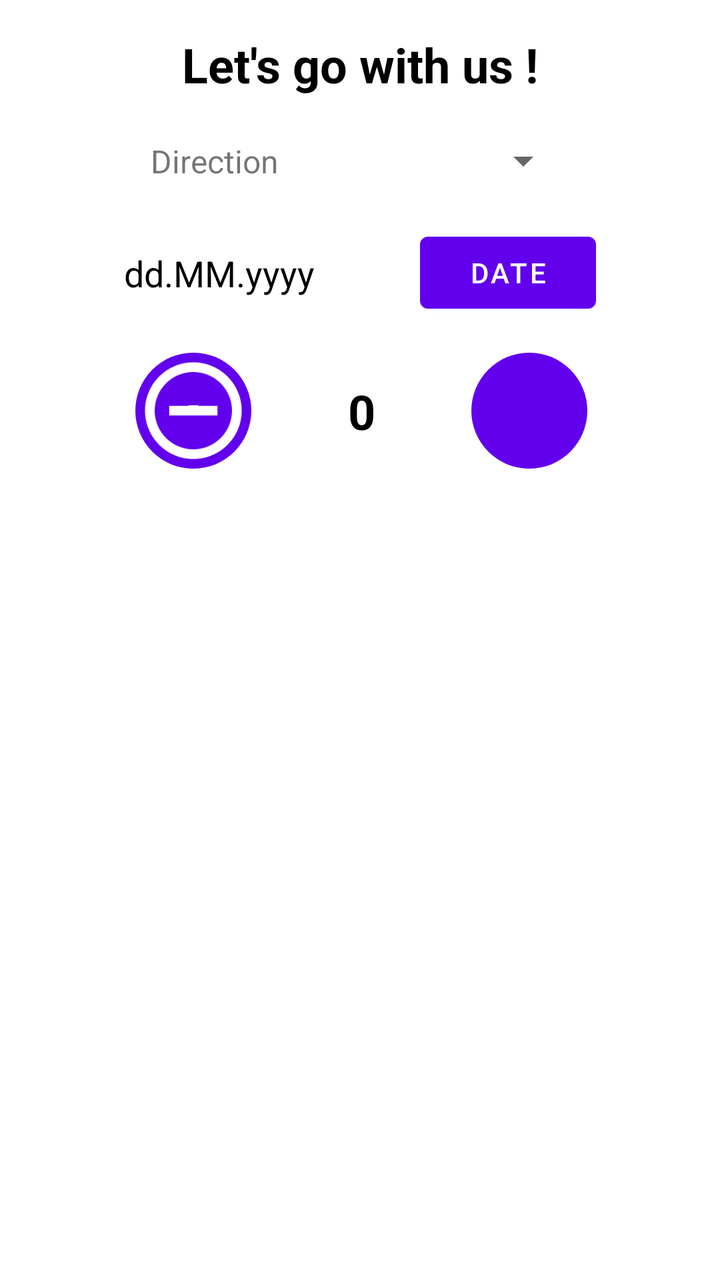
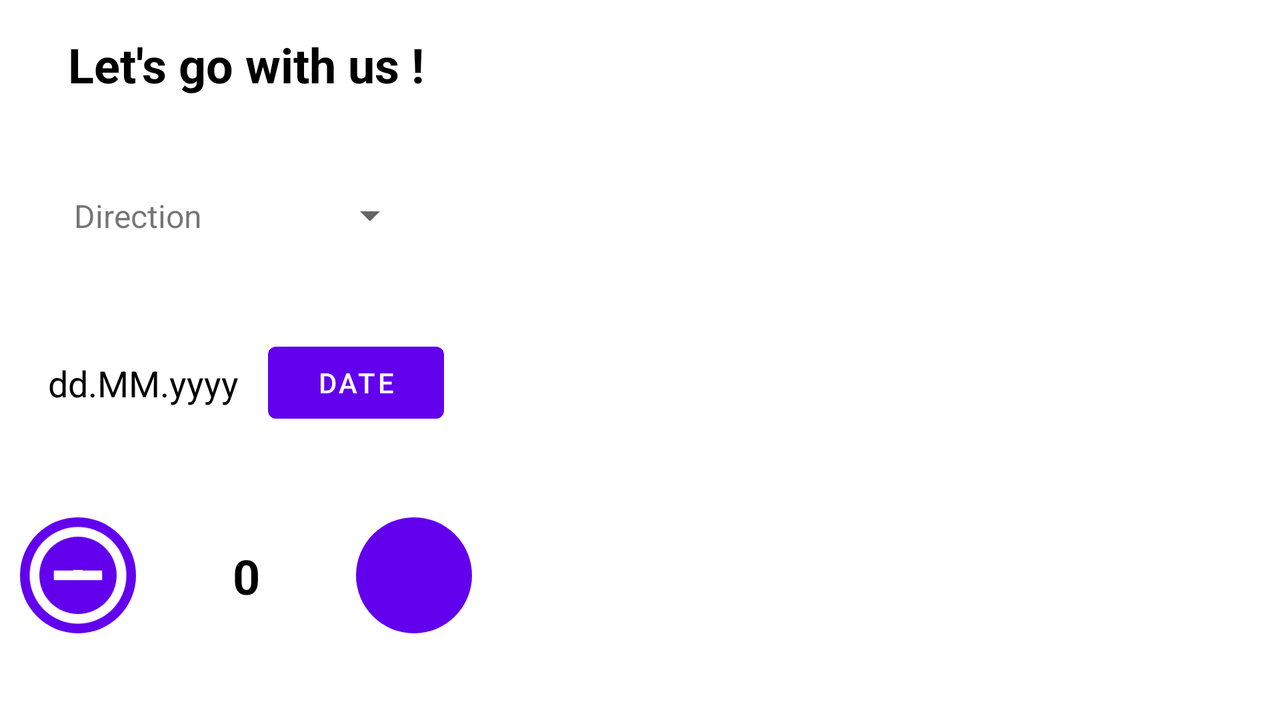

Compare how this app lays out the same screen by default and in its alternative resource folder. The renders come first, then the two layout files and the values they reference.
<!-- AndroidManifest.xml: application theme Theme.HW20221130 -->
<!-- res/layout/activity_list.xml -->
<?xml version="1.0" encoding="utf-8"?>
<androidx.constraintlayout.widget.ConstraintLayout xmlns:android="http://schemas.android.com/apk/res/android"
    xmlns:app="http://schemas.android.com/apk/res-auto"
    xmlns:tools="http://schemas.android.com/tools"
    android:layout_width="match_parent"
    android:layout_height="match_parent"
    android:layout_margin="8dp"
    tools:context=".ListActivity">

    <androidx.constraintlayout.widget.ConstraintLayout
        android:id="@+id/clSettings"
        android:layout_width="match_parent"
        android:layout_height="wrap_content"
        android:layout_marginStart="1dp"
        android:layout_marginEnd="1dp"
        app:layout_constraintEnd_toEndOf="parent"
        app:layout_constraintHorizontal_bias="1.0"
        app:layout_constraintStart_toStartOf="parent"
        app:layout_constraintTop_toTopOf="parent">

        <TextView
            android:id="@+id/tvGoWithUsTitle"
            android:layout_width="wrap_content"
            android:layout_height="wrap_content"
            android:layout_marginTop="8dp"
            android:text="@string/tvGoWithUsTitle"
            android:textColor="@color/black"
            android:textSize="24sp"
            android:textStyle="bold"
            app:layout_constraintEnd_toEndOf="parent"
            app:layout_constraintStart_toStartOf="parent"
            app:layout_constraintTop_toTopOf="parent" />

        <androidx.constraintlayout.widget.ConstraintLayout
            android:id="@+id/clDirection"
            android:layout_width="407dp"
            android:layout_height="wrap_content"
            android:layout_marginTop="8dp"
            app:layout_constraintEnd_toEndOf="parent"
            app:layout_constraintStart_toStartOf="parent"
            app:layout_constraintTop_toBottomOf="@+id/tvGoWithUsTitle">

            <Spinner
                android:id="@+id/spDirection"
                android:layout_width="wrap_content"
                android:layout_height="wrap_content"
                android:minHeight="48dp"
                app:layout_constraintEnd_toEndOf="parent"
                app:layout_constraintHorizontal_bias="0.5"
                app:layout_constraintStart_toEndOf="@+id/tvDirectionBlock"
                app:layout_constraintTop_toTopOf="parent"
                tools:ignore="SpeakableTextPresentCheck" />

            <TextView
                android:id="@+id/tvDirectionBlock"
                android:layout_width="wrap_content"
                android:layout_height="wrap_content"
                android:text="@string/tvDirectionBlock"
                android:textSize="16sp"
                app:layout_constraintBottom_toBottomOf="parent"
                app:layout_constraintEnd_toStartOf="@+id/spDirection"
                app:layout_constraintHorizontal_bias="0.5"
                app:layout_constraintStart_toStartOf="parent"
                app:layout_constraintTop_toTopOf="parent"
                app:layout_constraintVertical_bias="0.5" />
        </androidx.constraintlayout.widget.ConstraintLayout>

        <androidx.constraintlayout.widget.ConstraintLayout
            android:id="@+id/clDate"
            android:layout_width="match_parent"
            android:layout_height="wrap_content"
            android:layout_marginTop="8dp"
            app:layout_constraintEnd_toEndOf="parent"
            app:layout_constraintStart_toStartOf="parent"
            app:layout_constraintTop_toBottomOf="@+id/clDirection">

            <TextView
                android:id="@+id/tvDate"
                android:layout_width="wrap_content"
                android:layout_height="wrap_content"
                android:text="@string/pattern_date"
                android:textColor="@color/black"
                android:textSize="18sp"
                app:layout_constraintBottom_toBottomOf="parent"
                app:layout_constraintEnd_toStartOf="@+id/btnCalendar"
                app:layout_constraintHorizontal_bias="0.5"
                app:layout_constraintStart_toStartOf="parent"
                app:layout_constraintTop_toTopOf="parent"
                app:layout_constraintVertical_bias="0.5" />

            <Button
                android:id="@+id/btnCalendar"
                android:layout_width="wrap_content"
                android:layout_height="wrap_content"
                android:text="@string/btnCalendar"
                android:textSize="14sp"
                app:layout_constraintBottom_toBottomOf="parent"
                app:layout_constraintEnd_toEndOf="parent"
                app:layout_constraintHorizontal_bias="0.5"
                app:layout_constraintStart_toEndOf="@+id/tvDate"
                app:layout_constraintTop_toTopOf="parent"
                app:layout_constraintVertical_bias="1.0"
                tools:ignore="TouchTargetSizeCheck" />
        </androidx.constraintlayout.widget.ConstraintLayout>

        <androidx.constraintlayout.widget.ConstraintLayout
            android:id="@+id/clPlaceCounter"
            android:layout_width="391dp"
            android:layout_height="wrap_content"
            android:layout_marginStart="1dp"
            android:layout_marginTop="8dp"
            android:layout_marginEnd="1dp"
            app:layout_constraintEnd_toEndOf="parent"
            app:layout_constraintStart_toStartOf="parent"
            app:layout_constraintTop_toBottomOf="@+id/clDate">

            <androidx.constraintlayout.widget.ConstraintLayout
                android:id="@+id/clCountPlace"
                android:layout_width="wrap_content"
                android:layout_height="wrap_content"
                android:layout_marginTop="8dp"
                android:layout_marginBottom="8dp"
                app:layout_constraintBottom_toBottomOf="parent"
                app:layout_constraintEnd_toEndOf="parent"
                app:layout_constraintStart_toStartOf="parent"
                app:layout_constraintTop_toTopOf="parent">

                <ImageButton
                    android:id="@+id/ibMinusPlCounter"
                    android:clickable="true"
                    android:layout_width="58dp"
                    android:layout_height="58dp"
                    android:background="@drawable/circle_image_btn"
                    android:contentDescription="TODO"
                    android:scaleType="fitCenter"
                    android:src="@drawable/baseline_minus_circle_outline_white_48"
                    app:layout_constraintBottom_toBottomOf="parent"
                    app:layout_constraintEnd_toStartOf="@+id/tvPlaceCount"
                    app:layout_constraintHorizontal_bias="0.5"
                    app:layout_constraintStart_toStartOf="parent"
                    app:layout_constraintTop_toTopOf="parent"
                    app:layout_constraintVertical_bias="0.5"
                    tools:ignore="SpeakableTextPresentCheck" />

                <ImageButton
                    android:id="@+id/ibPlusPlCounter"
                    android:clickable="true"
                    android:layout_width="58dp"
                    android:layout_height="58dp"
                    android:background="@drawable/circle_image_btn"
                    android:scaleType="fitCenter"
                    android:src="@drawable/baseline_add_circle_outline_white_48"
                    app:layout_constraintBottom_toBottomOf="parent"
                    app:layout_constraintEnd_toEndOf="parent"
                    app:layout_constraintHorizontal_bias="0.5"
                    app:layout_constraintStart_toEndOf="@+id/tvPlaceCount"
                    app:layout_constraintTop_toTopOf="parent"
                    app:layout_constraintVertical_bias="0.5"
                    tools:ignore="SpeakableTextPresentCheck" />

                <TextView
                    android:id="@+id/tvPlaceCount"
                    android:layout_width="110dp"
                    android:layout_height="wrap_content"
                    android:text="@string/tvPlaceCount"
                    android:textAlignment="center"
                    android:textColor="@color/black"
                    android:textSize="24sp"
                    android:textStyle="bold"
                    app:layout_constraintBottom_toBottomOf="parent"
                    app:layout_constraintEnd_toStartOf="@+id/ibPlusPlCounter"
                    app:layout_constraintHorizontal_bias="0.5"
                    app:layout_constraintStart_toEndOf="@+id/ibMinusPlCounter"
                    app:layout_constraintTop_toTopOf="parent"
                    app:layout_constraintVertical_bias="0.5" />

            </androidx.constraintlayout.widget.ConstraintLayout>

        </androidx.constraintlayout.widget.ConstraintLayout>

    </androidx.constraintlayout.widget.ConstraintLayout>

    <androidx.constraintlayout.widget.ConstraintLayout
        android:id="@+id/clList"
        android:layout_width="409dp"
        android:layout_height="0dp"
        android:layout_marginStart="1dp"
        android:layout_marginTop="8dp"
        android:layout_marginEnd="1dp"
        app:layout_constraintBottom_toBottomOf="parent"
        app:layout_constraintEnd_toEndOf="parent"
        app:layout_constraintStart_toStartOf="parent"
        app:layout_constraintTop_toBottomOf="@+id/clSettings">

        <ListView
            android:id="@+id/lvDepartures"
            android:layout_width="0dp"
            android:layout_height="0dp"
            android:layout_marginStart="1dp"
            android:layout_marginTop="1dp"
            android:layout_marginEnd="1dp"
            android:layout_marginBottom="1dp"
            android:paddingTop="10dp"
            app:layout_constraintBottom_toBottomOf="parent"
            app:layout_constraintEnd_toEndOf="parent"
            app:layout_constraintHorizontal_bias="0.0"
            app:layout_constraintStart_toStartOf="parent"
            app:layout_constraintTop_toTopOf="parent" />
    </androidx.constraintlayout.widget.ConstraintLayout>

</androidx.constraintlayout.widget.ConstraintLayout>
<!-- resources referenced by this layout -->
<resources>
  <!-- drawable baseline_minus_circle_outline_white_48: png bitmap (drawable, 6849 bytes) -->
  <!-- drawable circle_image_btn (drawable) -->
  <?xml version="1.0" encoding="utf-8"?>
  <shape xmlns:android="http://schemas.android.com/apk/res/android">
      <corners android:radius="245dp" />
      <solid android:color="#6200ED" />
  </shape>
  <string name="btnCalendar">DATE</string>
  <string name="pattern_date">dd.MM.yyyy</string>
  <string name="tvDirectionBlock">Direction</string>
  <string name="tvGoWithUsTitle">Let\'s go with us !</string>
  <string name="tvPlaceCount">0</string>
  <style name="Theme.HW20221130" parent="Theme.MaterialComponents.DayNight.DarkActionBar">
          
          <item name="colorPrimary">@color/purple_500</item>
          <item name="colorPrimaryVariant">@color/purple_700</item>
          <item name="colorOnPrimary">@color/white</item>
          
          <item name="colorSecondary">@color/teal_200</item>
          <item name="colorSecondaryVariant">@color/teal_700</item>
          <item name="colorOnSecondary">@color/black</item>
          
          <item name="android:statusBarColor">?attr/colorPrimaryVariant</item>
          
      </style>
</resources>
<!-- res/layout-land/activity_list.xml (the repository's variant of the layout above) -->
<!-- drawn on the phone turned sideways -->
<?xml version="1.0" encoding="utf-8"?>
<androidx.constraintlayout.widget.ConstraintLayout xmlns:android="http://schemas.android.com/apk/res/android"
    xmlns:app="http://schemas.android.com/apk/res-auto"
    xmlns:tools="http://schemas.android.com/tools"
    android:layout_width="match_parent"
    android:layout_height="match_parent"
    android:layout_margin="8dp"
    tools:context=".ListActivity">

    <androidx.constraintlayout.widget.ConstraintLayout
        android:id="@+id/clSettings"
        android:layout_width="wrap_content"
        android:layout_height="match_parent"
        android:layout_marginStart="1dp"
        app:layout_constraintBottom_toBottomOf="parent"
        app:layout_constraintStart_toStartOf="parent"
        app:layout_constraintTop_toTopOf="parent">

        <TextView
            android:id="@+id/tvGoWithUsTitle"
            android:layout_width="wrap_content"
            android:layout_height="wrap_content"
            android:layout_marginTop="8dp"
            android:text="@string/tvGoWithUsTitle"
            android:textColor="@color/black"
            android:textSize="24sp"
            android:textStyle="bold"
            app:layout_constraintEnd_toEndOf="parent"
            app:layout_constraintStart_toStartOf="parent"
            app:layout_constraintTop_toTopOf="parent" />

        <androidx.constraintlayout.widget.ConstraintLayout
            android:id="@+id/clDirection"
            android:layout_width="0dp"
            android:layout_height="wrap_content"
            android:layout_marginTop="8dp"
            app:layout_constraintBottom_toTopOf="@+id/clDate"
            app:layout_constraintEnd_toEndOf="parent"
            app:layout_constraintStart_toStartOf="parent"
            app:layout_constraintTop_toBottomOf="@+id/tvGoWithUsTitle"
            app:layout_constraintVertical_bias="0.5">

            <Spinner
                android:id="@+id/spDirection"
                android:layout_width="wrap_content"
                android:layout_height="wrap_content"
                android:layout_marginStart="32dp"
                android:minHeight="48dp"
                app:layout_constraintEnd_toEndOf="parent"
                app:layout_constraintHorizontal_bias="0.5"
                app:layout_constraintStart_toEndOf="@+id/tvDirectionBlock"
                app:layout_constraintTop_toTopOf="parent"
                tools:ignore="SpeakableTextPresentCheck" />

            <TextView
                android:id="@+id/tvDirectionBlock"
                android:layout_width="wrap_content"
                android:layout_height="wrap_content"
                android:text="@string/tvDirectionBlock"
                android:textSize="16sp"
                app:layout_constraintBottom_toBottomOf="parent"
                app:layout_constraintEnd_toStartOf="@+id/spDirection"
                app:layout_constraintHorizontal_bias="0.5"
                app:layout_constraintStart_toStartOf="parent"
                app:layout_constraintTop_toTopOf="parent"
                app:layout_constraintVertical_bias="0.5" />
        </androidx.constraintlayout.widget.ConstraintLayout>

        <androidx.constraintlayout.widget.ConstraintLayout
            android:id="@+id/clDate"
            android:layout_width="0dp"
            android:layout_height="wrap_content"
            android:layout_marginTop="8dp"
            app:layout_constraintBottom_toTopOf="@+id/clPlaceCounter"
            app:layout_constraintEnd_toEndOf="parent"
            app:layout_constraintStart_toStartOf="parent"
            app:layout_constraintTop_toBottomOf="@+id/clDirection"
            app:layout_constraintVertical_bias="0.5">

            <TextView
                android:id="@+id/tvDate"
                android:layout_width="wrap_content"
                android:layout_height="wrap_content"
                android:text="@string/pattern_date"
                android:textColor="@color/black"
                android:textSize="18sp"
                app:layout_constraintBottom_toBottomOf="parent"
                app:layout_constraintEnd_toStartOf="@+id/btnCalendar"
                app:layout_constraintHorizontal_bias="0.5"
                app:layout_constraintStart_toStartOf="parent"
                app:layout_constraintTop_toTopOf="parent"
                app:layout_constraintVertical_bias="0.5" />

            <Button
                android:id="@+id/btnCalendar"
                android:layout_width="wrap_content"
                android:layout_height="wrap_content"
                android:text="@string/btnCalendar"
                android:textSize="14sp"
                app:layout_constraintBottom_toBottomOf="parent"
                app:layout_constraintEnd_toEndOf="parent"
                app:layout_constraintHorizontal_bias="0.5"
                app:layout_constraintStart_toEndOf="@+id/tvDate"
                app:layout_constraintTop_toTopOf="parent"
                app:layout_constraintVertical_bias="1.0"
                tools:ignore="TouchTargetSizeCheck" />
        </androidx.constraintlayout.widget.ConstraintLayout>

        <androidx.constraintlayout.widget.ConstraintLayout
            android:id="@+id/clPlaceCounter"
            android:layout_width="wrap_content"
            android:layout_height="wrap_content"
            android:layout_marginStart="1dp"
            android:layout_marginTop="8dp"
            android:layout_marginEnd="1dp"
            app:layout_constraintBottom_toBottomOf="parent"
            app:layout_constraintEnd_toEndOf="parent"
            app:layout_constraintStart_toStartOf="parent"
            app:layout_constraintTop_toBottomOf="@+id/clDate"
            app:layout_constraintVertical_bias="0.5">

            <androidx.constraintlayout.widget.ConstraintLayout
                android:id="@+id/clCountPlace"
                android:layout_width="wrap_content"
                android:layout_height="wrap_content"
                android:layout_marginTop="8dp"
                android:layout_marginBottom="8dp"
                app:layout_constraintBottom_toBottomOf="parent"
                app:layout_constraintEnd_toEndOf="parent"
                app:layout_constraintStart_toStartOf="parent"
                app:layout_constraintTop_toTopOf="parent">

                <ImageButton
                    android:id="@+id/ibMinusPlCounter"
                    android:layout_width="58dp"
                    android:layout_height="58dp"
                    android:background="@drawable/circle_image_btn"
                    android:clickable="true"
                    android:contentDescription="TODO"
                    android:scaleType="fitCenter"
                    android:src="@drawable/baseline_minus_circle_outline_white_48"
                    app:layout_constraintBottom_toBottomOf="parent"
                    app:layout_constraintEnd_toStartOf="@+id/tvPlaceCount"
                    app:layout_constraintHorizontal_bias="0.5"
                    app:layout_constraintStart_toStartOf="parent"
                    app:layout_constraintTop_toTopOf="parent"
                    app:layout_constraintVertical_bias="0.5"
                    tools:ignore="SpeakableTextPresentCheck" />

                <ImageButton
                    android:id="@+id/ibPlusPlCounter"
                    android:layout_width="58dp"
                    android:layout_height="58dp"
                    android:background="@drawable/circle_image_btn"
                    android:clickable="true"
                    android:scaleType="fitCenter"
                    android:src="@drawable/baseline_add_circle_outline_white_48"
                    app:layout_constraintBottom_toBottomOf="parent"
                    app:layout_constraintEnd_toEndOf="parent"
                    app:layout_constraintHorizontal_bias="0.5"
                    app:layout_constraintStart_toEndOf="@+id/tvPlaceCount"
                    app:layout_constraintTop_toTopOf="parent"
                    app:layout_constraintVertical_bias="0.5"
                    tools:ignore="SpeakableTextPresentCheck" />

                <TextView
                    android:id="@+id/tvPlaceCount"
                    android:layout_width="110dp"
                    android:layout_height="wrap_content"
                    android:text="@string/tvPlaceCount"
                    android:textAlignment="center"
                    android:textColor="@color/black"
                    android:textSize="24sp"
                    android:textStyle="bold"
                    app:layout_constraintBottom_toBottomOf="parent"
                    app:layout_constraintEnd_toStartOf="@+id/ibPlusPlCounter"
                    app:layout_constraintHorizontal_bias="0.5"
                    app:layout_constraintStart_toEndOf="@+id/ibMinusPlCounter"
                    app:layout_constraintTop_toTopOf="parent"
                    app:layout_constraintVertical_bias="0.5" />

            </androidx.constraintlayout.widget.ConstraintLayout>

        </androidx.constraintlayout.widget.ConstraintLayout>

    </androidx.constraintlayout.widget.ConstraintLayout>

    <androidx.constraintlayout.widget.ConstraintLayout
        android:id="@+id/clList"
        android:layout_width="0dp"
        android:layout_height="0dp"
        app:layout_constraintBottom_toBottomOf="parent"
        app:layout_constraintEnd_toEndOf="parent"
        app:layout_constraintStart_toEndOf="@+id/clSettings"
        app:layout_constraintTop_toTopOf="parent">

        <ListView
            android:id="@+id/lvDepartures"
            android:layout_width="0dp"
            android:layout_height="0dp"
            android:layout_marginStart="1dp"
            android:layout_marginTop="1dp"
            android:layout_marginEnd="1dp"
            android:paddingTop="10dp"
            app:layout_constraintBottom_toBottomOf="parent"
            app:layout_constraintEnd_toEndOf="parent"
            app:layout_constraintHorizontal_bias="0.0"
            app:layout_constraintStart_toStartOf="parent"
            app:layout_constraintTop_toTopOf="parent"
            app:layout_constraintVertical_bias="1.0" />
    </androidx.constraintlayout.widget.ConstraintLayout>

</androidx.constraintlayout.widget.ConstraintLayout>
